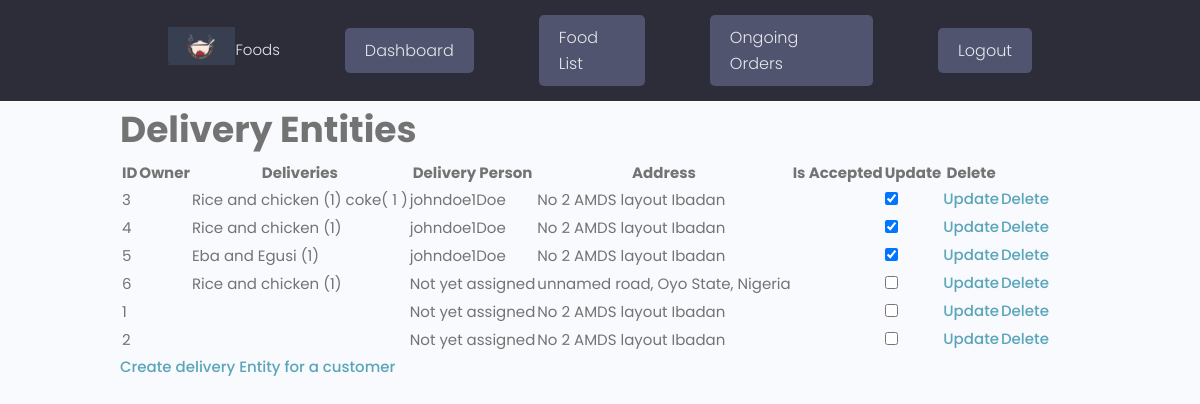
/admin_order_management (signed in), run on an earlier commit of the app's database.
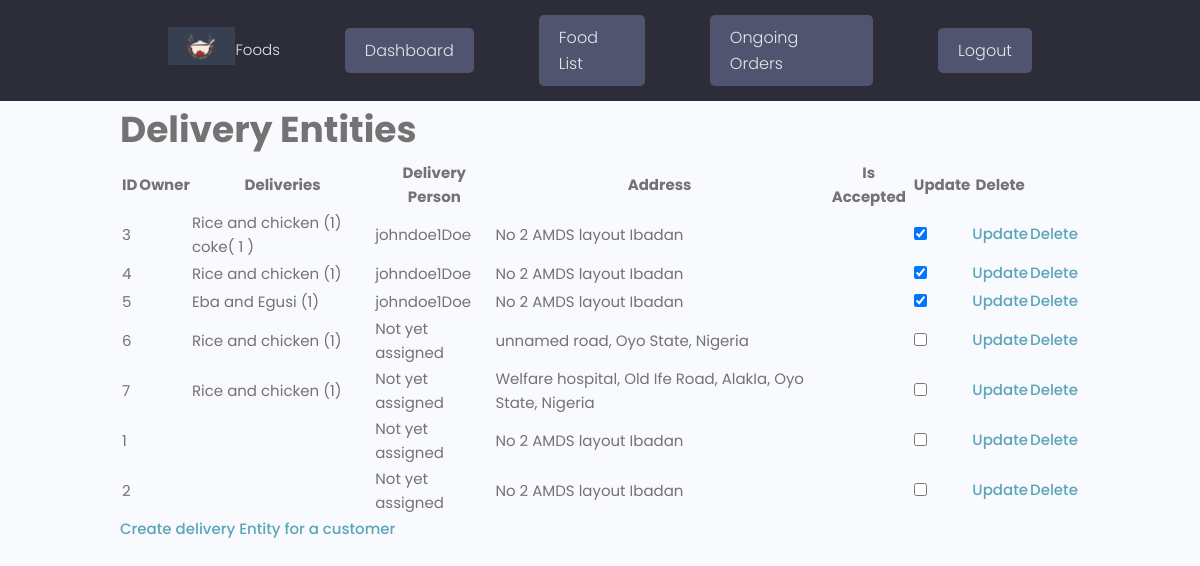
And on a later commit of the database.
### Orders/models.py (models this page shows, shortened)
class DeliveryEntity(models.Model):
    food_cart = models.ForeignKey(FoodCart, on_delete=models.CASCADE, blank=True, null=True)
    session_id = models.CharField(max_length=500, blank=True,null=True)
    phone_number = models.CharField(max_length=20, null=True, blank=True)
    owner = models.ForeignKey(Customer, on_delete=models.CASCADE, null=True, blank=True)
    delivery_person = models.ForeignKey(DeliveryPerson, on_delete=models.SET_NULL, null=True, blank=True)
    address = models.CharField(max_length=500)
    is_active = models.BooleanField(default=True)
    ongoing_status = models.BooleanField(default=False)
    is_accepted = models.BooleanField(default=False)
    accept_delivery = models.BooleanField(default=False)
    created = models.DateField(auto_now_add=True, null=True, blank=True)
    updated = models.DateField(auto_now=True, null=True, blank=True)
    objects = models.Manager()
    active_objects = IsActiveManager()
    class Meta:
        ordering = ['-created']

class OrderedFood(models.Model):
    user = models.ForeignKey(Customer, on_delete=models.CASCADE, blank=True, null=True)
    session_id = models.CharField(max_length=500, blank=True, null=True)
    food = models.ForeignKey(Food, on_delete=models.CASCADE)
    optional_items = models.ManyToManyField(OptionalItem, through='OrderedOptionalItem')
    food_quantity = models.IntegerField(default=1, blank=True, null=True)
    created = models.DateField(auto_now_add=True, null=True, blank=True)
    updated = models.DateField(auto_now=True, null=True, blank=True)
    def get_ordered_optional_items(self):
        return self.orderedoptionalitem_set.all()
    def __str__(self):
        return f'{self.food}'

class Food(models.Model):
    name = models.CharField(max_length=225)
    description = models.TextField()
    tags = models.ManyToManyField(Tag)
    price = models.FloatField(default=0.00)
    optional_items = models.ManyToManyField('OptionalItem', related_name='foods')
    picture = models.ImageField(upload_to='media')
    is_active = models.BooleanField(default=True)
    objects = models.Manager()
    active_objects = IsActiveManager()
    def __str__(self):
        return self.name

class OrderedOptionalItem(models.Model):
    ordered_food = models.ForeignKey(OrderedFood, on_delete=models.CASCADE)
    optional_item = models.ForeignKey(OptionalItem, on_delete=models.CASCADE)
    quantity = models.IntegerField(default=1)
    created = models.DateField(auto_now_add=True, null=True, blank=True)
    updated = models.DateField(auto_now=True, null=True, blank=True)

class OptionalItem(models.Model):
    name = models.CharField(max_length=225)
    picture = models.ImageField(upload_to='media', blank=True, null=True)
    price = models.FloatField(default=0.00)
    def __str__(self):
        return self.name

### accounts/models.py (models this page shows, shortened)
class DeliveryPerson(models.Model):
    user = models.OneToOneField(CustomUser, on_delete=models.CASCADE)
    is_accepted=models.BooleanField(default=False)
    is_available=models.BooleanField(default=True)
    ride_number = models.CharField(max_length=20)

class CustomUser(AbstractUser):
    first_name = models.CharField(max_length=200)
    last_name = models.CharField(max_length=200)
    username = models.CharField(max_length=200, unique=True)
    email = models.EmailField()
    address = models.CharField(max_length=200, blank=True, null=True)
    phone_number = models.CharField(max_length=200, null=True, blank=True)

### Orders/views.py (the view, shortened to what this page needs)
# urls.py: path('admin_order_management', views.AdminOrderManagementView.as_view(), name='admin_order_management'),
class AdminOrderManagementView(AdminRequiredMixin, generic.ListView):
    model = DeliveryEntity
    context_object_name = 'delivery_entity_list'
    template_name = 'orders/order_management_list.html'

### Orders/context_processors.py (called while the page is built)
def food_cart_items_count(request):
    cart_total = 0
    if request.user.is_authenticated:
        selected_cart = FoodCart.objects.filter(user=request.user.customer, is_checked_out=False).first()
        if selected_cart is not None:
            cart_total = selected_cart.ordered_food.count()
    else:
        selected_cart = FoodCart.objects.filter(session_id=unauthenticated_user_session_id(request),
                                                is_checked_out=False).first()
        if selected_cart is not None:
            cart_total = selected_cart.ordered_food.count()
    return {"cart_total": cart_total}

### Orders/views.py (called while the page is built)
    def test_func(self):
        return self.request.user.is_superuser

### Orders/templates/orders/order_management_list.html (shortened to what this page needs)
{% extends 'main.html' %}
{% block content %}
<div class="container mt-4">
  <h2>Delivery Entities</h2>
  <form method="POST" action="">
  <table class="table">
    <thead>
      <tr>
        <th>ID</th>
        <th>Owner</th>
        <th>Deliveries</th>
        <th>Delivery Person</th>
        <th>Address</th>
        <th>Is Accepted</th>
        <th>Update</th>
        <th>Delete</th>
      </tr>
    </thead>
    <tbody>
      {% for delivery_entity in delivery_entity_list %}
      <tr>
        <td>{{ delivery_entity.id }}</td>
          <td>{{delivery_entity.owner.user.first_name}}</td>
       <td>
         {% for food in delivery_entity.food_cart.ordered_food.all %}
        {{food}} ({{food.food_quantity}})
          {% for food in food.get_ordered_optional_items %}
           {% if food.quantity > 0 %}
        {{food.optional_item}}( {{food.quantity}} )
           {% endif %}
          {% endfor %}
        {% endfor %}
       </td>
        <td>{% if delivery_entity.delivery_person %}{{ delivery_entity.delivery_person.user.username }}{{ delivery_entity.delivery_person.user.last_name }}{% else %}Not yet assigned{% endif %}</td>
        <td>{{ delivery_entity.address }}</td>
        <td>
          <td>
              <input type="checkbox" name="delivery_entity_id" value="{{ delivery_entity.id }}"
                {% if delivery_entity.is_accepted %}checked{% endif %} onchange="this.form.submit()">
            </td>
        </td>
        <td><a href="{% url 'delivery-update' delivery_entity.id %}">Update</a></td>
        <td><a href="{% url 'delivery-delete' delivery_entity.id %}">Delete</a></td>
      </tr>
      {% endfor %}
    </tbody>
  </table>
  </form>
  <a href="{% url 'create_delivery_entity' %}">Create delivery Entity for a customer</a>
</div>
{% endblock %}

What changed in the data, as far as the page shows it:
added DeliveryEntity: id "7", shows "Not yet assigned", address "Welfare hospital, Old Ife Road, AlakIa, Oyo State, Nigeria"
added OrderedFood: food.name "Rice and chicken", food_quantity "1", shown under "7"
